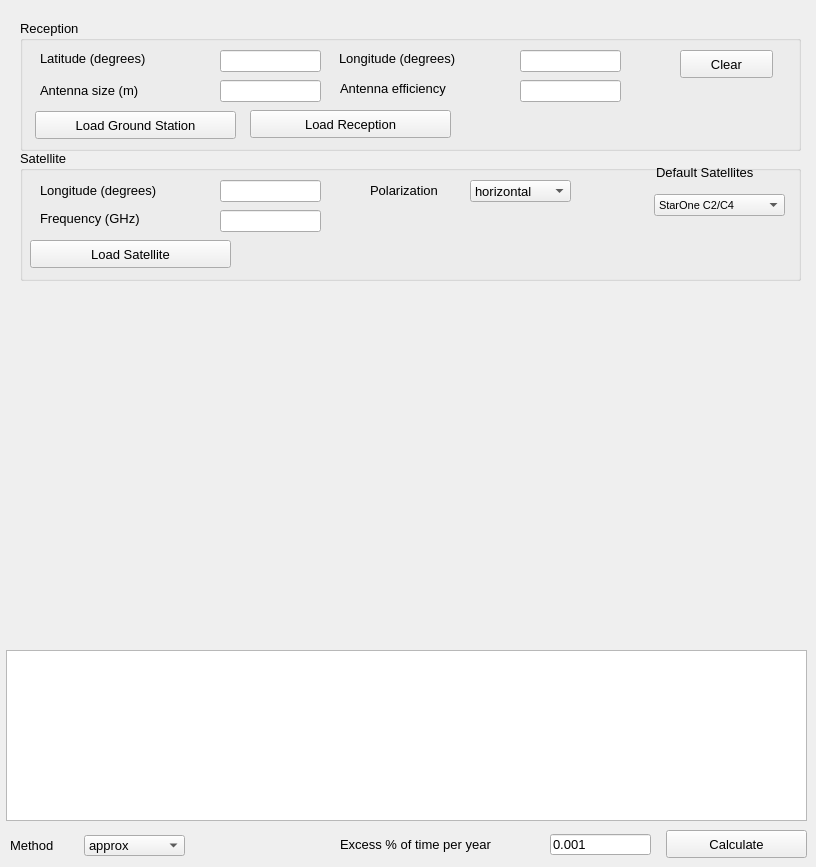
      <widget class="QWidget" name="single_point_atm_calc_page_2">
       <widget class="QGroupBox" name="groupBox_14">
        <property name="geometry">
         <rect>
          <x>20</x>
          <y>20</y>
          <width>781</width>
          <height>131</height>
         </rect>
        </property>
        <property name="font">
         <font>
          <pointsize>10</pointsize>
         </font>
        </property>
        <property name="title">
         <string>Reception</string>
        </property>
        <widget class="QLineEdit" name="lat_ground_station_spatm_2">
         <property name="geometry">
          <rect>
           <x>200</x>
           <y>30</y>
           <width>101</width>
           <height>22</height>
          </rect>
         </property>
        </widget>
        <widget class="QLineEdit" name="long_ground_station_spatm_2">
         <property name="geometry">
          <rect>
           <x>500</x>
           <y>30</y>
           <width>101</width>
           <height>22</height>
          </rect>
         </property>
        </widget>
        <widget class="QLabel" name="label_104">
         <property name="geometry">
          <rect>
           <x>20</x>
           <y>23</y>
           <width>151</width>
           <height>31</height>
          </rect>
         </property>
         <property name="text">
          <string>Latitude (degrees)</string>
         </property>
        </widget>
        <widget class="QLabel" name="label_105">
         <property name="geometry">
          <rect>
           <x>319</x>
           <y>28</y>
           <width>161</width>
           <height>21</height>
          </rect>
         </property>
         <property name="text">
          <string>Longitude (degrees)</string>
         </property>
        </widget>
        <widget class="QLabel" name="label_106">
         <property name="geometry">
          <rect>
           <x>20</x>
           <y>60</y>
           <width>161</width>
           <height>21</height>
          </rect>
         </property>
         <property name="text">
          <string>Antenna size (m)</string>
         </property>
        </widget>
        <widget class="QLineEdit" name="ant_size_reception_spatm_2">
         <property name="geometry">
          <rect>
           <x>200</x>
           <y>60</y>
           <width>101</width>
           <height>22</height>
          </rect>
         </property>
        </widget>
        <widget class="QLineEdit" name="ant_eff_reception_spatm_2">
         <property name="geometry">
          <rect>
           <x>500</x>
           <y>60</y>
           <width>101</width>
           <height>22</height>
          </rect>
         </property>
        </widget>
        <widget class="QLabel" name="label_107">
         <property name="geometry">
          <rect>
           <x>320</x>
           <y>60</y>
           <width>141</width>
           <height>16</height>
          </rect>
         </property>
         <property name="text">
          <string>Antenna efficiency</string>
         </property>
        </widget>
        <widget class="QPushButton" name="clear_reception_rcp_4">
         <property name="geometry">
          <rect>
           <x>660</x>
           <y>30</y>
           <width>93</width>
           <height>28</height>
          </rect>
         </property>
         <property name="font">
          <font>
           <pointsize>10</pointsize>
           <weight>50</weight>
           <bold>false</bold>
          </font>
         </property>
         <property name="text">
          <string>Clear</string>
         </property>
        </widget>
        <widget class="QPushButton" name="load_reception_rcp_6">
         <property name="geometry">
          <rect>
           <x>15</x>
           <y>91</y>
           <width>201</width>
           <height>28</height>
          </rect>
         </property>
         <property name="font">
          <font>
           <pointsize>10</pointsize>
           <weight>50</weight>
           <bold>false</bold>
          </font>
         </property>
         <property name="text">
          <string>Load Ground Station</string>
         </property>
        </widget>
        <widget class="QPushButton" name="load_reception_rcp_7">
         <property name="geometry">
          <rect>
           <x>230</x>
           <y>90</y>
           <width>201</width>
           <height>28</height>
          </rect>
         </property>
         <property name="font">
          <font>
           <pointsize>10</pointsize>
           <weight>50</weight>
           <bold>false</bold>
          </font>
         </property>
         <property name="text">
          <string>Load Reception</string>
         </property>
        </widget>
       </widget>
       <widget class="QPushButton" name="calc_spatm_2">
        <property name="geometry">
         <rect>
          <x>666</x>
          <y>830</y>
          <width>141</width>
          <height>28</height>
         </rect>
        </property>
        <property name="font">
         <font>
          <pointsize>10</pointsize>
         </font>
        </property>
        <property name="text">
         <string>Calculate</string>
        </property>
       </widget>
       <widget class="QTextEdit" name="textEdit_3">
        <property name="geometry">
         <rect>
          <x>6</x>
          <y>650</y>
          <width>801</width>
          <height>171</height>
         </rect>
        </property>
        <property name="font">
         <font>
          <pointsize>10</pointsize>
         </font>
        </property>
       </widget>
       <widget class="QGroupBox" name="groupBox_15">
        <property name="geometry">
         <rect>
          <x>20</x>
          <y>150</y>
          <width>781</width>
          <height>131</height>
         </rect>
        </property>
        <property name="font">
         <font>
          <pointsize>10</pointsize>
         </font>
        </property>
        <property name="title">
         <string>Satellite</string>
        </property>
        <widget class="QLabel" name="label_108">
         <property name="geometry">
          <rect>
           <x>20</x>
           <y>60</y>
           <width>131</width>
           <height>16</height>
          </rect>
         </property>
         <property name="text">
          <string>Frequency (GHz)</string>
         </property>
        </widget>
        <widget class="QLabel" name="label_109">
         <property name="geometry">
          <rect>
           <x>20</x>
           <y>30</y>
           <width>161</width>
           <height>21</height>
          </rect>
         </property>
         <property name="text">
          <string>Longitude (degrees)</string>
         </property>
        </widget>
        <widget class="QLineEdit" name="long_sat_spatm_2">
         <property name="geometry">
          <rect>
           <x>200</x>
           <y>30</y>
           <width>101</width>
           <height>22</height>
          </rect>
         </property>
        </widget>
        <widget class="QLineEdit" name="freq_sat_spatm_2">
         <property name="geometry">
          <rect>
           <x>200</x>
           <y>60</y>
           <width>101</width>
           <height>22</height>
          </rect>
         </property>
        </widget>
        <widget class="QComboBox" name="default_sat_sp_perf_4">
         <property name="geometry">
          <rect>
           <x>634</x>
           <y>44</y>
           <width>131</width>
           <height>22</height>
          </rect>
         </property>
         <property name="font">
          <font>
           <pointsize>8</pointsize>
          </font>
         </property>
         <item>
          <property name="text">
           <string>StarOne C2/C4</string>
          </property>
         </item>
         <item>
          <property name="text">
           <string>Hispamar</string>
          </property>
         </item>
         <item>
          <property name="text">
           <string>Claro</string>
          </property>
         </item>
         <item>
          <property name="text">
           <string>Menino Ney</string>
          </property>
         </item>
        </widget>
        <widget class="QLabel" name="label_110">
         <property name="geometry">
          <rect>
           <x>636</x>
           <y>14</y>
           <width>131</width>
           <height>16</height>
          </rect>
         </property>
         <property name="text">
          <string>Default Satellites</string>
         </property>
        </widget>
        <widget class="QComboBox" name="pol_sat_4">
         <property name="geometry">
          <rect>
           <x>450</x>
           <y>30</y>
           <width>101</width>
           <height>22</height>
          </rect>
         </property>
         <item>
          <property name="text">
           <string>horizontal</string>
          </property>
         </item>
         <item>
          <property name="text">
           <string>vertical</string>
          </property>
         </item>
         <item>
          <property name="text">
           <string>circular</string>
          </property>
         </item>
        </widget>
        <widget class="QLabel" name="label_111">
         <property name="geometry">
          <rect>
           <x>350</x>
           <y>30</y>
           <width>91</width>
           <height>20</height>
          </rect>
         </property>
         <property name="text">
          <string>Polarization</string>
         </property>
        </widget>
        <widget class="QPushButton" name="load_reception_rcp_8">
         <property name="geometry">
          <rect>
           <x>10</x>
           <y>90</y>
           <width>201</width>
           <height>28</height>
          </rect>
         </property>
         <property name="font">
          <font>
           <pointsize>10</pointsize>
           <weight>50</weight>
           <bold>false</bold>
          </font>
         </property>
         <property name="text">
          <string>Load Satellite</string>
         </property>
        </widget>
       </widget>
       <widget class="QLineEdit" name="p_year_spatm_2">
        <property name="geometry">
         <rect>
          <x>550</x>
          <y>834</y>
          <width>101</width>
          <height>21</height>
         </rect>
        </property>
        <property name="font">
         <font>
          <pointsize>10</pointsize>
         </font>
        </property>
        <property name="toolTip">
         <string/>
        </property>
        <property name="statusTip">
         <string>Values between 0.001 and 0.5</string>
        </property>
        <property name="text">
         <string>0.001</string>
        </property>
       </widget>
       <widget class="QLabel" name="label_112">
        <property name="geometry">
         <rect>
          <x>340</x>
          <y>834</y>
          <width>201</width>
          <height>20</height>
         </rect>
        </property>
        <property name="font">
         <font>
          <pointsize>10</pointsize>
         </font>
        </property>
        <property name="text">
         <string>Excess % of time per year</string>
        </property>
       </widget>
       <widget class="QLabel" name="label_113">
        <property name="geometry">
         <rect>
          <x>10</x>
          <y>837</y>
          <width>71</width>
          <height>16</height>
         </rect>
        </property>
        <property name="font">
         <font>
          <pointsize>10</pointsize>
         </font>
        </property>
        <property name="text">
         <string>Method</string>
        </property>
       </widget>
       <widget class="QComboBox" name="method_spatm_2">
        <property name="geometry">
         <rect>
          <x>84</x>
          <y>835</y>
          <width>101</width>
          <height>21</height>
         </rect>
        </property>
        <property name="font">
         <font>
          <pointsize>10</pointsize>
         </font>
        </property>
        <property name="statusTip">
         <string>Mode calculation for gaseous attenuation</string>
        </property>
        <item>
         <property name="text">
          <string>approx</string>
         </property>
        </item>
        <item>
         <property name="text">
          <string>exact</string>
         </property>
        </item>
       </widget>
      </widget>
